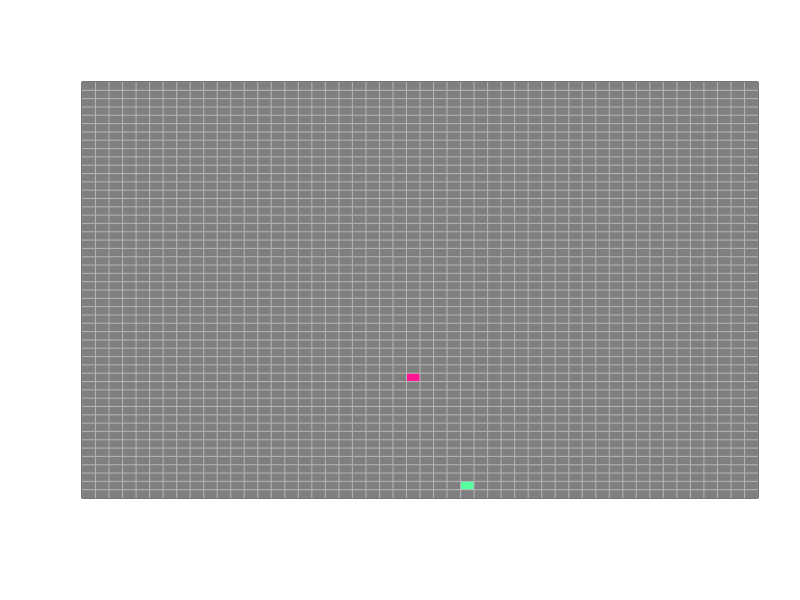
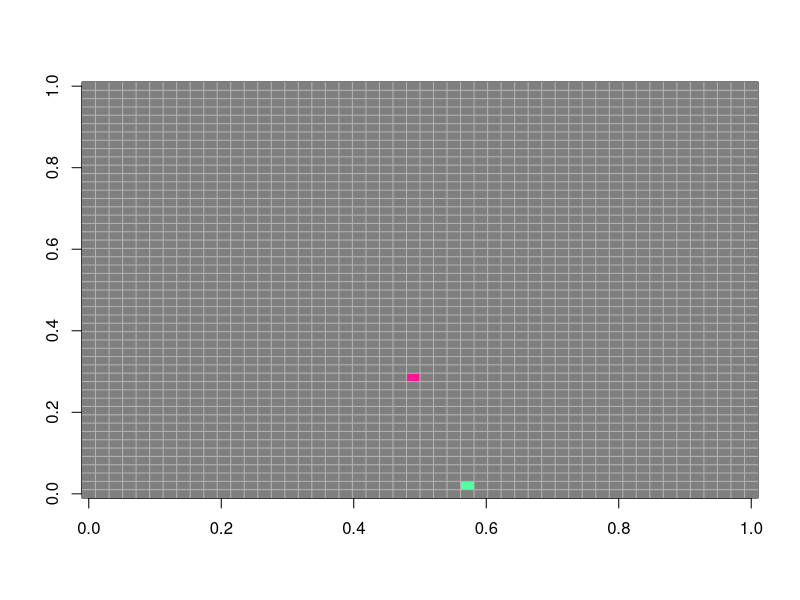
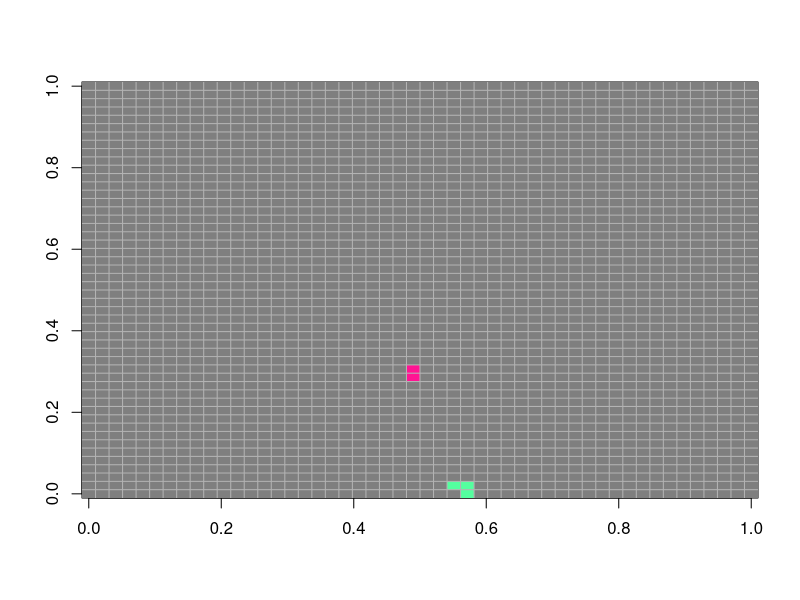
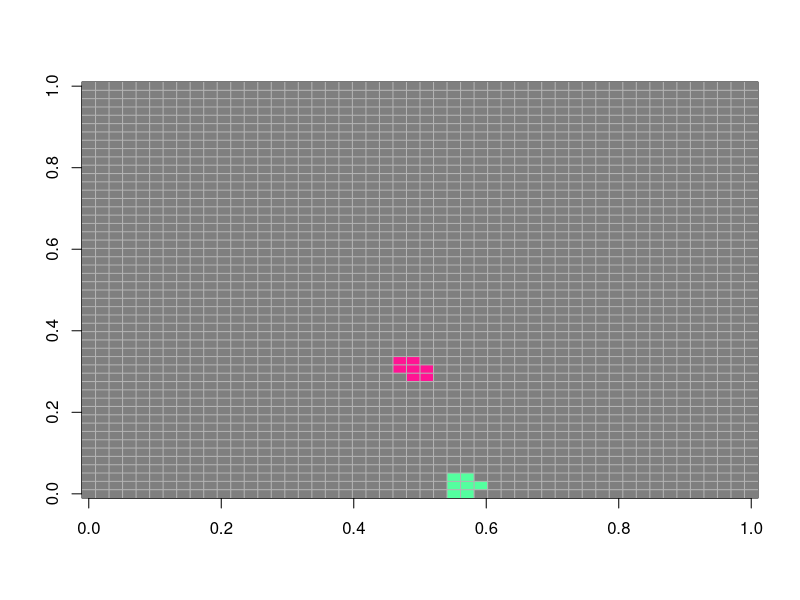
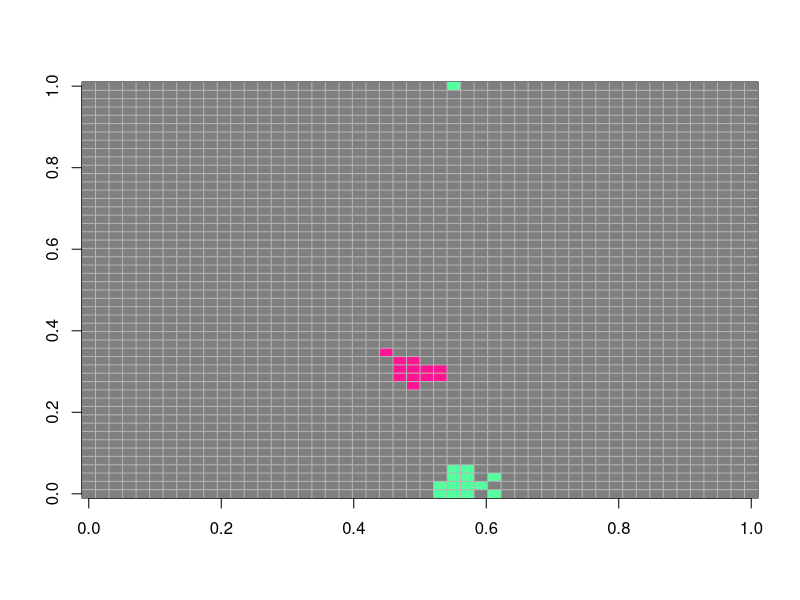
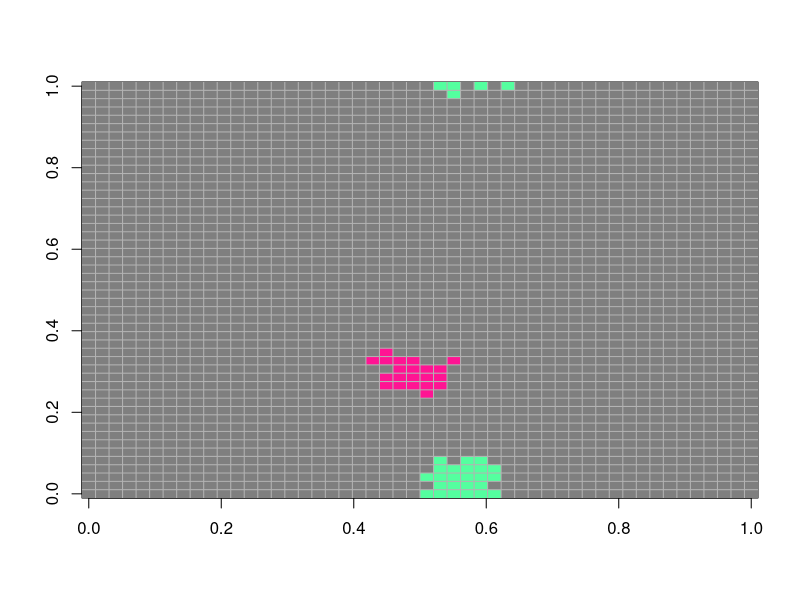
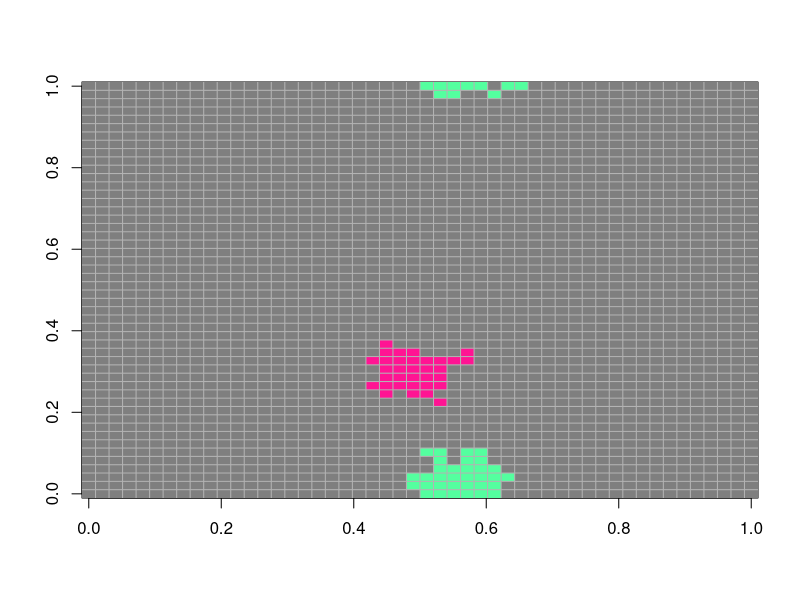
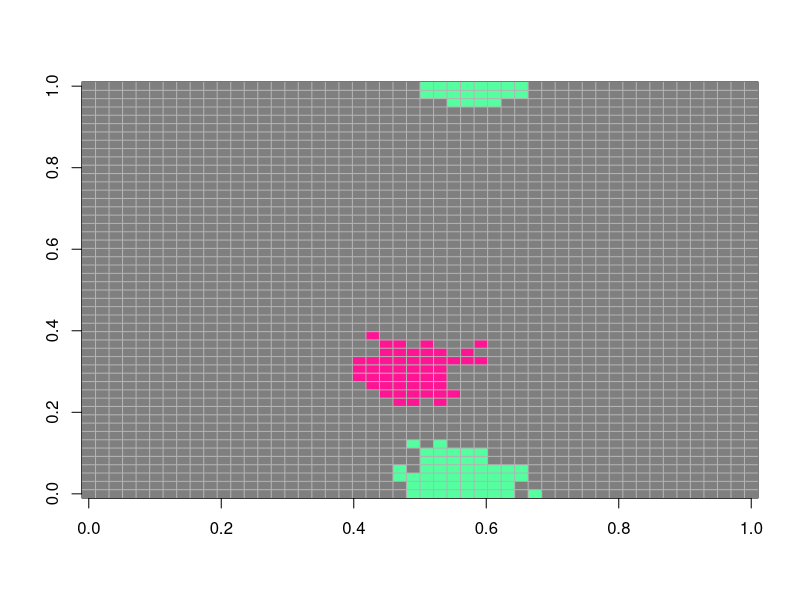

The R source for these figures, in order:
# plasmidos 1 y 2 compitiendo por bacterias sin capsula

rm(list=ls())

n=50 
mat=matrix(ncol=n,nrow=n,0) 

mat[25,15]=1 # bacteria capsula1 en (25,15)
mat[29,2]=2 # Colocar célula con plásmido 2 en (47,41)
image(mat,col=c("grey50","deeppink","seagreen1"),yaxt="n",xaxt="n",zlim=c(0,2)) # Plot image
grid(nx=n,ny=n,col="grey70",lty=1)

temp=mat
t=80 # tiempo
n_helalthy=rep(0,t) 
n_infected=rep(0,t) 
n_resistant=rep(0,t) 

for (k in 1:t){ 
  kH=0 
  kI=0 
  kR=0 
  for (i in 1:n){
    for (j in 1:n){
      if (mat[i,j]==0) { kH=kH+1} 
      if (mat[i,j]==1) { kI=kI+1} 
      if (mat[i,j]==2) { kR=kR+1} 
      R=0 
      R1= 0
      if (mat[i,j]==0){ 
        E=i+1
        W=i-1
        N=j-1
        S=j+1
        if (E==n+1) { E=1}
        if (W==0) { W=n}
        if (N==0) { N=n}
        if (S==n+1) { S=1}
        
        if(mat[E,j]==1){R=R+1} 
        if(mat[W,j]==1){R=R+1} 
        if(mat[i,N]==1){R=R+1} 
        if(mat[i,S]==1){R=R+1} 
        if(mat[E,N]==1){R=R+1} 
        if(mat[E,S]==1){R=R+1} 
        if(mat[W,N]==1){R=R+1} 
        if(mat[W,S]==1){R=R+1} 
      }
      a=-1.5
      b=0.6
      Pinfect=(1/(1+exp(-(a+b*R)))) 
      g=runif(1) 
      if (g<Pinfect & mat[i,j]==0 & R>0){
        temp[i,j]=1 
      } ### fin de los suceptibles a infectados
      
      # plasmido 2
      if (mat[i,j]==0){ 
        E=i+1
        W=i-1
        N=j-1
        S=j+1
        
        if (E==n+1) { E=1}
        if (W==0) { W=n}
        if (N==0) { N=n}
        if (S==n+1) { S=1}
        
        if(mat[E,j]==2){R1=R1+1} 
        if(mat[W,j]==2){R1=R1+1} 
        if(mat[i,N]==2){R1=R1+1} 
        if(mat[i,S]==2){R1=R1+1} 
        if(mat[E,N]==2){R1=R1+1} 
        if(mat[E,S]==2){R1=R1+1} 
        if(mat[W,N]==2){R1=R1+1} 
        if(mat[W,S]==2){R1=R1+1} 
      }
      a1<- -1.8
      b1<- 0.3
      Pinfect1<- (1/(1+exp(-(a+b*R1)))) 
      g1<- runif(1) 
      if (g1<Pinfect1 & mat[i,j]==0 & R1>0){
        temp[i,j]=2 
      }
      
      
      
      
    }
  }
  image(mat,col=c("grey50","deeppink","seagreen1"),add=F,zlim=c(0,2)) 
  grid(nx=n,ny=n,col="grey70",lty=1)
  Sys.sleep(0.1) 
  mat=temp 
  n_helalthy[k]=kH
  n_infected[k]=kI
  n_resistant[k]=kR
}
graphics.off()
plot(1:k,n_helalthy,type="l",ylab="Number",xlab="Time steps (weeks)",col=1,ylim=c(0,2600))
lines(1:k,n_infected,col=2)
lines(1:k,n_resistant,col=3)
legend(x=52,y=1599,c("Susceptible","Infected","Recovered"),lty=1,col=1:3)